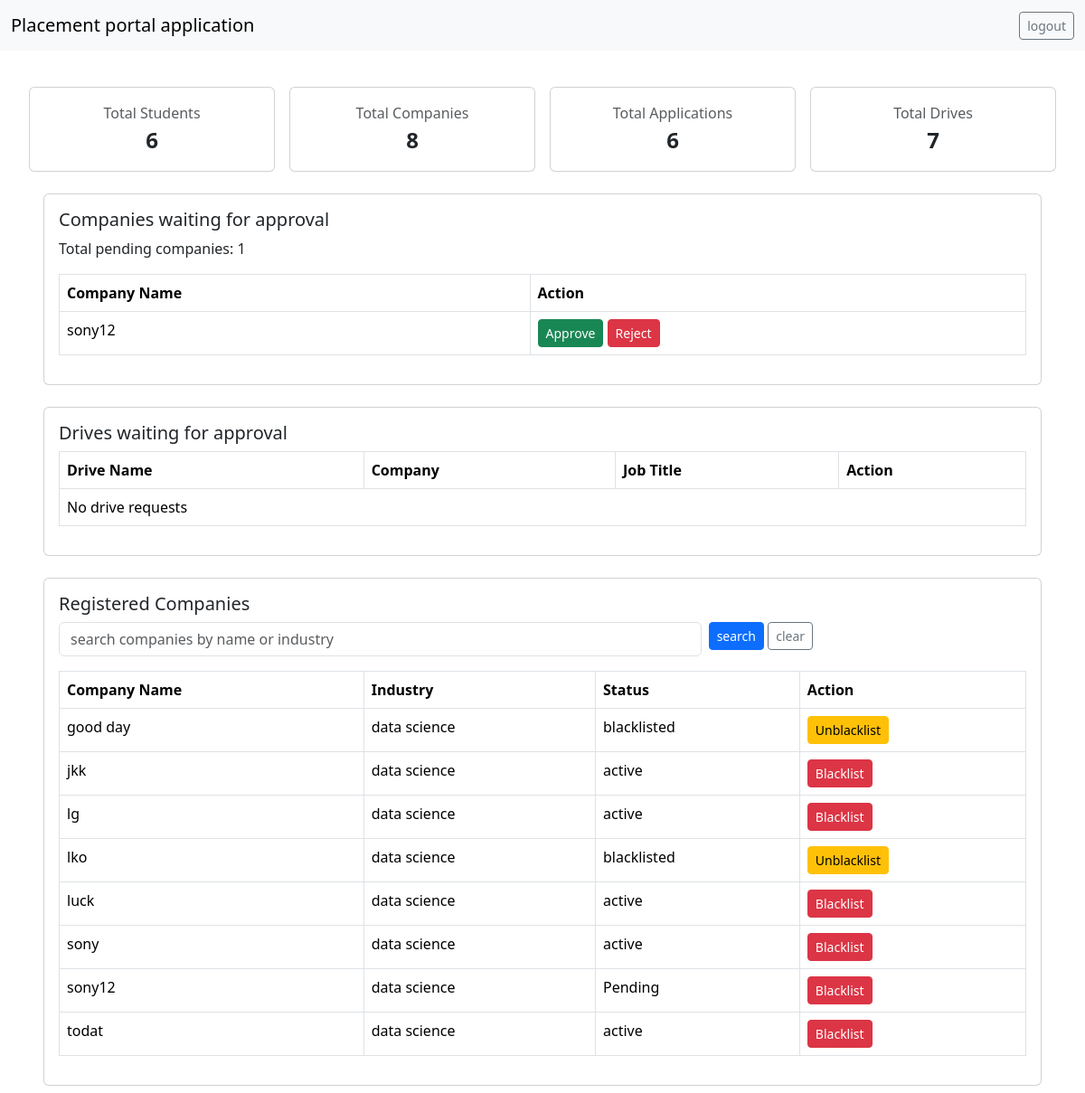
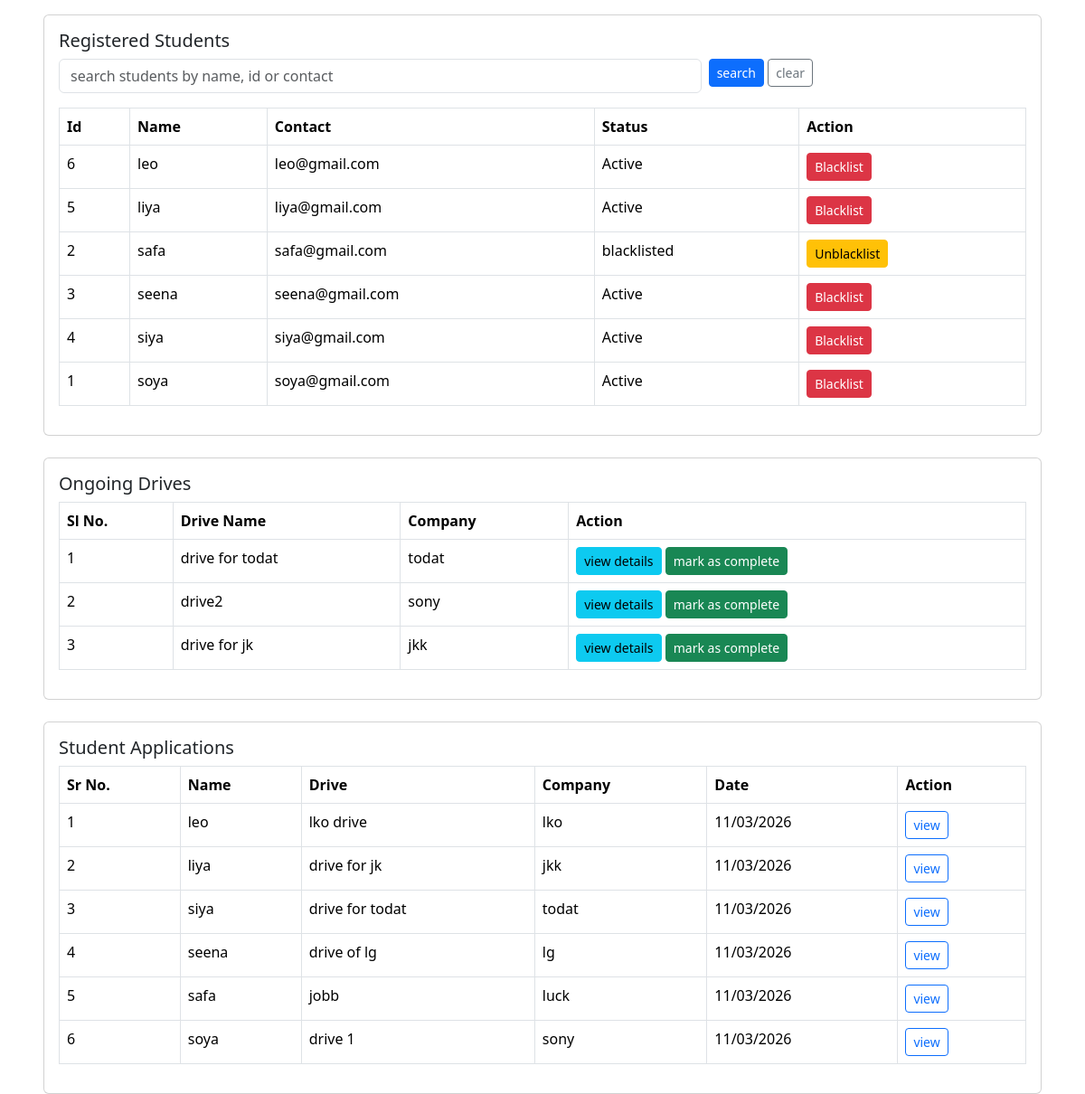
Screenshot of /admin/dash (signed in) with the database file from the repository (2 pictures, top to bottom).
### backend/models.py (models this page shows, shortened)
class Company(db.Model,UserMixin):
    __tablename__ = 'companies'
    cmp_id = db.Column(db.Integer, primary_key=True , autoincrement=True)
    name = db.Column(db.String,unique=True, nullable=False)
    industry = db.Column(db.String)
    hr_contact = db.Column(db.String, nullable=False)
    website = db.Column(db.String)
    approval_status = db.Column(db.String, default="Pending")
    password= db.Column(db.String, nullable=False)
    drives = db.relationship('PlacementDrive', backref='company', lazy=True)
    email= db.Column(db.String, unique=True, nullable=False)

class Student(db.Model,UserMixin):
    __tablename__ = 'students'
    stud_id = db.Column(db.Integer, primary_key=True, autoincrement=True)
    name = db.Column(db.String, nullable=False)
    email = db.Column(db.String, unique=True, nullable=False)
    password = db.Column(db.String, nullable=False)
    skills = db.Column(db.Text)
    education = db.Column(db.Text)
    department=db.Column(db.String)
    resume = db.Column(db.String)
    status = db.Column(db.String, default="Active")
    applications = db.relationship('Application', backref='student', lazy=True)

class PlacementDrive(db.Model):
    __tablename__ = 'placement_drives'
    placemnt_id = db.Column(db.Integer, primary_key=True, autoincrement=True)
    drive_name=db.Column(db.String, nullable=False,unique=True)
    company_id = db.Column(db.Integer, db.ForeignKey('companies.cmp_id'), nullable=False)
    job_title = db.Column(db.String, nullable=False)
    job_description = db.Column(db.Text, nullable=False)
    eligibility_criteria = db.Column(db.Text, nullable=False)
    application_deadline = db.Column(db.DateTime, nullable=False)
    status = db.Column(db.String, default="Pending")
    salary=db.Column(db.Integer,nullable="False")
    skills=db.Column(db.String, nullable=False)
    exp=db.Column(db.String, nullable=False)
    applications = db.relationship('Application', backref='drive', lazy=True)

class Application(db.Model):
    __tablename__ = 'applications'
    appln_id = db.Column(db.Integer, primary_key=True, autoincrement=True)
    student_id = db.Column(db.Integer, db.ForeignKey('students.stud_id'), nullable=False)
    drive_id = db.Column(db.Integer, db.ForeignKey('placement_drives.placemnt_id'), nullable=False)
    application_date = db.Column(db.DateTime, default=lambda:datetime.now(timezone.utc))
    status = db.Column(db.String , default="not_applied")
    __table_args__ = (
        db.UniqueConstraint('student_id', 'drive_id', name='unique_student_drive'),
    )

### backend/routes.py (the view, shortened to what this page needs)
@app.route("/admin/dash", methods=["GET","POST"])
@login_required
def ad_dash():
    if not isinstance(current_user, Admin):
        return "Unauthorized"
    student_search = request.args.get("student_search", "").strip()
    company_search = request.args.get("company_search", "").strip()
    comp_query = db.session.query(Company)
    comp = comp_query.order_by(Company.name.asc()).all()
    stu_query = db.session.query(Student)
    stu = stu_query.order_by(Student.name.asc()).all()
    requested_prof = db.session.query(Company).filter_by(approval_status="Pending").order_by(Company.name.asc()).all()
    requested_drives = db.session.query(PlacementDrive).filter_by(status="Waiting").order_by(PlacementDrive.placemnt_id.desc()).all()
    ongoing_drives = (db.session.query(PlacementDrive).filter_by(status="Pending").order_by(PlacementDrive.application_deadline.asc()).all())
    student_applications = (db.session.query(Application).order_by(Application.application_date.desc()).all())
    total_students = db.session.query(Student).count()
    total_companies = db.session.query(Company).count()
    total_applications = db.session.query(Application).count()
    total_drives = db.session.query(PlacementDrive).count()
    return render_template("admin/dash.html",
                           current_ad=current_user,
                           all_comp=comp,
                           all_stu=stu,
                           requested_prof=requested_prof,
                           requested_drives=requested_drives,
                           ongoing_drives=ongoing_drives,
                           student_applications=student_applications,
                           student_search=student_search,
                           company_search=company_search,
                           total_students=total_students,
                           total_companies=total_companies,
                           total_applications=total_applications,
                           total_drives=total_drives)

### app.py (called while the page is built)
def create_app():
    app=Flask(__name__)
    app.config["SQLALCHEMY_DATABASE_URI"] = "sqlite:///Placement.db"
    db.init_app(app)
    app.config["SECRET_KEY"]="thisgoodday"
    login_manager=LoginManager(app)
    @login_manager.user_loader
    def load_user(email):
        return (db.session.query(Admin).filter_by(email=email).first() or \
        db.session.query(Student).filter_by(email=email).first() or \
        db.session.query(Company).filter_by(email=email).first())
    app.app_context().push()
    db.create_all()
    return app

### templates/admin/dash.html (shortened to what this page needs)
<!DOCTYPE html>
<html lang="en">
<head>
    <link rel="stylesheet" href="https://cdn.jsdelivr.net/npm/bootstrap-icons@1.13.1/font/bootstrap-icons.min.css">
    <link href="https://cdn.jsdelivr.net/npm/bootstrap@5.3.8/dist/css/bootstrap.min.css" rel="stylesheet">
</head>
<body>
    <nav class="navbar navbar-expand-lg bg-body-tertiary">
        <div class="container-fluid">
            <a class="navbar-brand fs-5" href="#">Placement portal application</a>
            <div class="ms-auto">
                <a class="btn btn-sm btn-outline-secondary" href="{{ url_for('log_out') }}">logout</a>
            </div>
        </div>
    </nav>
<div class="row mt-4 mx-4 g-3">
    <div class="col-md-3">
        <div class="card text-center">
            <div class="card-body">
                <div class="text-muted">Total Students</div>
                <div class="fs-4 fw-semibold">{{ total_students }}</div>
                </div>
        </div>
        </div>
    <div class="col-md-3">
    <div class="card text-center">
    <div class="card-body">
    <div class="text-muted">Total Companies</div>
    <div class="fs-4 fw-semibold">{{ total_companies }}</div>
    </div>
    </div>
    </div>
    <div class="col-md-3">
        <div class="card text-center">
        <div class="card-body">
        <div class="text-muted">Total Applications</div>
        <div class="fs-4 fw-semibold">{{ total_applications }}</div>
        </div>
            </div>
        </div>
<div class="col-md-3">
<div class="card text-center">
<div class="card-body">
<div class="text-muted">Total Drives</div>
<div class="fs-4 fw-semibold">{{ total_drives }}</div>
</div>
</div>
</div>
</div>
<div class="card mt-4 ms-5 me-5">
    <div class="card-body">
        <h5 class="card-title">Companies waiting for approval</h5>
        <p>Total pending companies: {{ requested_prof|length }}</p>
        <table class="table table-bordered">
        <thead>
            <tr>
            <th>Company Name</th>
            <th>Action</th>
            </tr>
            </thead>
            <tbody>
            {% for rp in requested_prof %}
            <tr>
            <td>{{ rp.name }}</td>
            <td>
            <form action="/company?task=approve&cmp_id={{ rp.cmp_id }}" method="POST" class="d-inline">
            <button type="submit" class="btn btn-sm btn-success">Approve</button>
            </form>
            <form action="{{ url_for('reject_comp', cmp_id=rp.cmp_id) }}" method="POST" class="d-inline">
                <button type="submit" class="btn btn-sm btn-danger">Reject</button>
            </form>
            </td>
            </tr>
            {% else %}
            <tr>
            <td colspan="2">No companies waiting for approval</td>
            </tr>
            {% endfor %}
            </tbody>
            </table>
        </div>
    </div>
<div class="card mt-4 ms-5 me-5">
<div class="card-body">
<h5 class="card-title">Drives waiting for approval</h5>
<table class="table table-bordered">
<thead>
    <tr>
        <th>Drive Name</th>
        <th>Company</th>
        <th>Job Title</th>
        <th>Action</th>
    </tr>
</thead>
<tbody>
{% for drive in requested_drives %}
    <tr>
        <td>{{ drive.drive_name }}</td>
        <td>{{ drive.company.name }}</td>
        <td>{{ drive.job_title }}</td>
        <td>
        <form action="{{ url_for('admin_approve_drive', drive_id=drive.placemnt_id) }}" method="POST" class="d-inline">
        <button type="submit" class="btn btn-sm btn-success">Approve</button>
        </form>
        <form action="{{ url_for('admin_reject_drive', drive_id=drive.placemnt_id) }}" method="POST" class="d-inline">
         <button type="submit" class="btn btn-sm btn-danger">Reject</button>
        </form>
    <a href="{{ url_for('admin_drive_details', drive_id=drive.placemnt_id) }}" class="btn btn-sm btn-info">view details</a>
        </td>
        </tr>
        {% else %}
        <tr>
            <td colspan="4">No drive requests</td>
        </tr>
        {% endfor %}
     </tbody>
    </table>
    </div>
    </div>
<div class="card mt-4 ms-5 me-5">
    <div class="card-body">
        <h5 class="card-title">Registered Companies</h5>
        <form method="GET" action="{{ url_for('ad_dash') }}" class="row g-2 mb-3">
        <div class="col-md-8">
        <input type="text" class="form-control" name="company_search" value="{{ company_search or '' }}" placeholder="search companies by name or industry">
        </div>
        <div class="col-md-4">
        <button type="submit" class="btn btn-primary btn-sm">search</button>
        <a href="{{ url_for('ad_dash') }}" class="btn btn-outline-secondary btn-sm">clear</a>
        </div>
        </form>
<table class="table table-bordered">
    <thead>
    <tr>
        <th>Company Name</th>
        <th>Industry</th>
        <th>Status</th>
        <th>Action</th>
        </tr>
        </thead>
        <tbody>
        {% for comp in all_comp %}
        <tr>
        <td>{{ comp.name }}</td>
        <td>{{ comp.industry or "Not added" }}</td>
        <td>{{ comp.approval_status }}</td>
        <td>
        {% if comp.approval_status|lower != "blacklisted" %}
        <form action="{{ url_for('admin_blacklist_company', cmp_id=comp.cmp_id) }}" method="POST" class="d-inline">
        <button type="submit" class="btn btn-sm btn-danger">Blacklist</button>
        </form>
        {% else %}
    <form action="{{ url_for('admin_unblacklist_company', cmp_id=comp.cmp_id) }}" method="POST" class="d-inline">
    <button type="submit" class="btn btn-sm btn-warning">Unblacklist</button>
    </form>
        {% endif %}
        </td>
        </tr>
        {% else %}
        <tr>
        <td colspan="4">No companies found</td>
        </tr>
        {% endfor %}
    </tbody>
    </table>
    </div>
        </div>
<div class="card mt-4 ms-5 me-5">
    <div class="card-body">
        <h5 class="card-title">Registered Students</h5>
        <form method="GET" action="{{ url_for('ad_dash') }}" class="row g-2 mb-3">
        <div class="col-md-8">
        <input type="text" class="form-control" name="student_search" value="{{ student_search or '' }}" placeholder="search students by name, id or contact">
        </div>
        <div class="col-md-4">
        <button type="submit" class="btn btn-primary btn-sm">search</button>
        <a href="{{ url_for('ad_dash') }}" class="btn btn-outline-secondary btn-sm">clear</a>
        </div>
        </form>
<table class="table table-bordered">
    <thead>
        <tr>
            <th>Id</th>
            <th>Name</th>
            <th>Contact</th>
            <th>Status</th>
            <th>Action</th>
        </tr>
    </thead>
    <tbody>
    {% for stu in all_stu %}
    <tr>
        <td>{{ stu.stud_id }}</td>
        <td>{{ stu.name }}</td>
        <td>{{ stu.email }}</td>
        <td>{{ stu.status }}</td>
        <td>
        {% if stu.status|lower!="blacklisted" %}
        <form action="{{ url_for('admin_blacklist_student', stud_id=stu.stud_id) }}" method="POST" class="d-inline">
        <button type="submit" class="btn btn-sm btn-danger">Blacklist</button>
        </form>
        {% else %}
        <form action="{{ url_for('admin_unblacklist_student', stud_id=stu.stud_id) }}" method="POST" class="d-inline">
        <button type="submit" class="btn btn-sm btn-warning">Unblacklist</button>
        </form>
        {% endif %}
        </td>
        </tr>
        {% else %}
        <tr>
        <td colspan="5">No students found</td>
        </tr>
        {% endfor %}
    </tbody>
    </table>
    </div>
    </div>
    <div class="card mt-4 ms-5 me-5">
        <div class="card-body">
            <h5 class="card-title">Ongoing Drives</h5>
            <table class="table table-bordered">
                <thead>
                    <tr>
                        <th>Sl No.</th>
                        <th>Drive Name</th>
                        <th>Company</th>
                        <th>Action</th>
                    </tr>
                </thead>
                <tbody>
                    {% for drive in ongoing_drives %}
                    <tr>
                        <td>{{ loop.index }}</td>
                        <td>{{ drive.drive_name }}</td>
                        <td>{{ drive.company.name }}</td>
                        <td>
                            <a href="{{ url_for('admin_drive_details', drive_id=drive.placemnt_id) }}" class="btn btn-sm btn-info">view details</a>
                            <form action="{{ url_for('admin_mark_drive_complete', drive_id=drive.placemnt_id) }}" method="POST" class="d-inline">
                                <button type="submit" class="btn btn-sm btn-success">mark as complete</button>
                            </form>
                        </td>
                    </tr>
                    {% else %}
                    <tr>
                        <td colspan="4">No ongoing drives</td>
                    </tr>
                    {% endfor %}
                </tbody>
            </table>
        </div>
    </div>
<div class="card mt-4 ms-5 me-5">
    <div class="card-body">
        <h5 class="card-title">Student Applications</h5>
        <table class="table table-bordered">
            <thead>
                <tr>
                    <th>Sr No.</th>
                    <th>Name</th>
                    <th>Drive</th>
                    <th>Company</th>
                    <th>Date</th>
                    <th>Action</th>
                </tr>
            </thead>
            <tbody>
                {% for appln in student_applications %}
                <tr>
                    <td>{{ loop.index }}</td>
                    <td>{{ appln.student.name }}</td>
                    <td>{{ appln.drive.drive_name }}</td>
                    <td>{{ appln.drive.company.name }}</td>
                    <td>{{ appln.application_date.strftime('%d/%m/%Y') }}</td>
                    <td><a href="{{ url_for('admin_application_details', appln_id=appln.appln_id) }}" class="btn btn-sm btn-outline-primary">view</a></td>
                    </tr>
                    {% else %}
                    <tr>
                        <td colspan="6">No applications yet</td>
                    </tr>
                    {% endfor %}
            </tbody>
        </table>
        </div>
    </div>
</body>
</html>

### rows the page displays
Company: name "sony12", industry "data science", approval_status "Pending"
Company: name "good day", industry "data science", approval_status "blacklisted"
Company: name "jkk", industry "data science", approval_status "active"
Company: name "lg", industry "data science", approval_status "active"
Company: name "lko", industry "data science", approval_status "blacklisted"
Company: name "luck", industry "data science", approval_status "active"
Company: name "sony", industry "data science", approval_status "active"
Company: name "todat", industry "data science", approval_status "active"
Student: stud_id "6", name "leo", email "leo@gmail.com", status "Active"
Student: stud_id "5", name "liya", email "liya@gmail.com", status "Active"
Student: stud_id "2", name "safa", email "safa@gmail.com", status "blacklisted"
Student: stud_id "3", name "seena", email "seena@gmail.com", status "Active"
Student: stud_id "4", name "siya", email "siya@gmail.com", status "Active"
Student: stud_id "1", name "soya", email "soya@gmail.com", status "Active"
PlacementDrive: drive_name "drive for todat", company.name "todat"
PlacementDrive: drive_name "drive2", company.name "sony"
PlacementDrive: drive_name "drive for jk", company.name "jkk"
Application: student.name "leo", drive.drive_name "lko drive", drive.company.name "lko", application_date "11/03/2026"
Application: student.name "liya", drive.drive_name "drive for jk", drive.company.name "jkk", application_date "11/03/2026"
Application: student.name "siya", drive.drive_name "drive for todat", drive.company.name "todat", application_date "11/03/2026"
Application: student.name "seena", drive.drive_name "drive of lg", drive.company.name "lg", application_date "11/03/2026"
Application: student.name "safa", drive.drive_name "jobb", drive.company.name "luck", application_date "11/03/2026"
Application: student.name "soya", drive.drive_name "drive 1", drive.company.name "sony", application_date "11/03/2026"

### other values shown
{{ total_students }} "6"
{{ total_companies }} "8"
{{ total_applications }} "6"
{{ total_drives }} "7"
{{ requested_prof|length }} "1"
